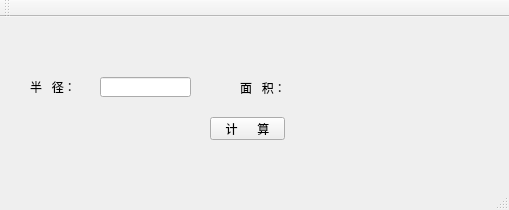
<?xml version="1.0" encoding="UTF-8"?>
<ui version="4.0">
 <class>MainWindow</class>
 <widget class="QMainWindow" name="MainWindow">
  <property name="geometry">
   <rect>
    <x>0</x>
    <y>0</y>
    <width>509</width>
    <height>210</height>
   </rect>
  </property>
  <property name="windowTitle">
   <string>MainWindow</string>
  </property>
  <widget class="QWidget" name="centralWidget">
   <widget class="QLabel" name="label_1">
    <property name="geometry">
     <rect>
      <x>30</x>
      <y>60</y>
      <width>54</width>
      <height>20</height>
     </rect>
    </property>
    <property name="text">
     <string>半   径：</string>
    </property>
   </widget>
   <widget class="QLabel" name="label_2">
    <property name="geometry">
     <rect>
      <x>240</x>
      <y>60</y>
      <width>54</width>
      <height>21</height>
     </rect>
    </property>
    <property name="text">
     <string>面   积：</string>
    </property>
   </widget>
   <widget class="QLabel" name="label_3">
    <property name="geometry">
     <rect>
      <x>330</x>
      <y>60</y>
      <width>54</width>
      <height>21</height>
     </rect>
    </property>
    <property name="text">
     <string/>
    </property>
   </widget>
   <widget class="QPushButton" name="pushButton">
    <property name="geometry">
     <rect>
      <x>210</x>
      <y>100</y>
      <width>75</width>
      <height>23</height>
     </rect>
    </property>
    <property name="text">
     <string>计      算</string>
    </property>
   </widget>
   <widget class="QLineEdit" name="lineEdit">
    <property name="geometry">
     <rect>
      <x>100</x>
      <y>60</y>
      <width>91</width>
      <height>20</height>
     </rect>
    </property>
   </widget>
  </widget>
  <widget class="QMenuBar" name="menuBar">
   <property name="geometry">
    <rect>
     <x>0</x>
     <y>0</y>
     <width>509</width>
     <height>23</height>
    </rect>
   </property>
  </widget>
  <widget class="QToolBar" name="mainToolBar">
   <attribute name="toolBarArea">
    <enum>TopToolBarArea</enum>
   </attribute>
   <attribute name="toolBarBreak">
    <bool>false</bool>
   </attribute>
  </widget>
  <widget class="QStatusBar" name="statusBar"/>
 </widget>
 <layoutdefault spacing="6" margin="11"/>
 <resources/>
 <connections/>
</ui>
